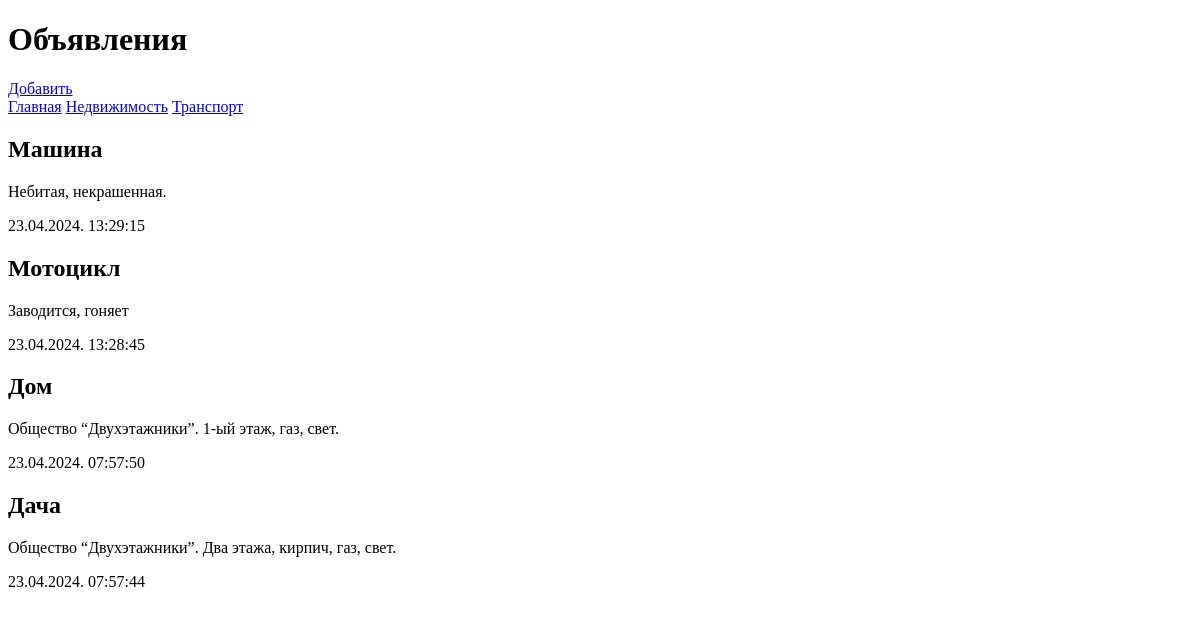
Page /bboard/ on the earlier database version.
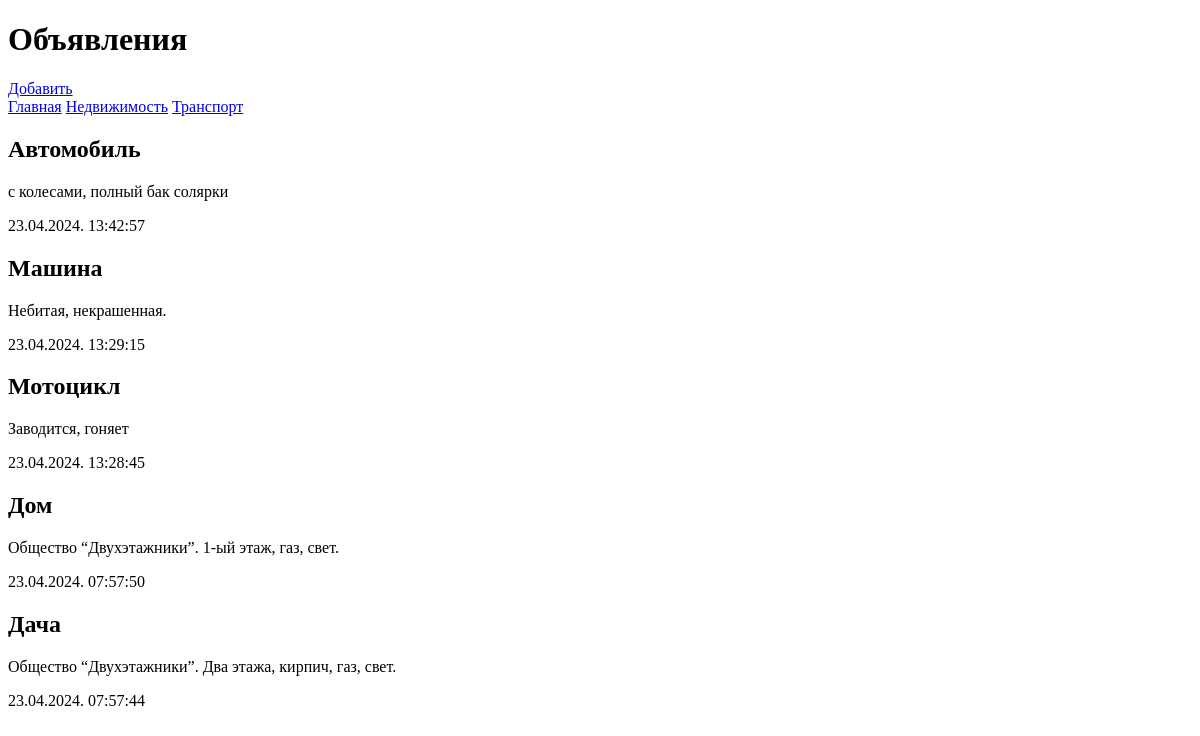
Same page on the later database version.
### bboard/models.py (models this page shows, shortened)
class Rubric(models.Model): # стр 53
	name = models.CharField(max_length=20, db_index=True, verbose_name='Название')
	class Meta:
		verbose_name_plural = 'Рубрики'
		verbose_name = 'Рубрика'
		ordering = ['name']

class Bb(models.Model): # 50
	title = models.CharField(max_length=50, verbose_name='Товар')
	content = models.TextField(null=True, blank=True, verbose_name='Описание') #
	price = models.FloatField(null=True, blank=True, verbose_name='Цена')
	published = models.DateTimeField(auto_now_add=True,  null=True, db_index=True, verbose_name='Опубликовано')
	rubric = models.ForeignKey('Rubric', null = True, on_delete=models.PROTECT, verbose_name ='Рубрика') # 54
	class Meta:
		verbose_name_plural = 'Объявления'
		verbose_name = 'Объявление'
		ordering = ['-published']

### bboard/views.py (the view)
# urls.py: path('', index, name='index'),
def index(request): # стр. 59
    bbs = Bb.objects.all()
    rubrics = Rubric.objects.all()
    context = {'bbs': bbs, 'rubrics': rubrics}
    return render(request, 'bboard/index.html', context)

### bboard/templates/bboard/index.html (shortened to what this page needs)
<!DOCTYPE html>
<html lang="en">
	<head>
	</head>
	<body>
		<h1>Объявления</h1>
		<a href="{% url 'add' %}">Добавить</a>
		<div>
			<a href="{% url 'index' %}">Главная</a>
			{% for rubric in rubrics %}
			<a href="{% url 'by_rubric' rubric.pk %}">{{ rubric.name }}</a>
			{% endfor %}
		</div>
		{% for bb in bbs %}
		<div>
			<h2>{{ bb.title }}</h2>
			<p>{{ bb.content }}</p>
			<p>{{ bb.published|date:'d.m.Y. H:i:s' }}</p>
		</div>
		{% endfor %}
	</body>
</html>

Differences in the rows shown:
added Bb: title "Автомобиль", content "с колесами, полный бак солярки", published "23.04.2024. 13:42:57"
